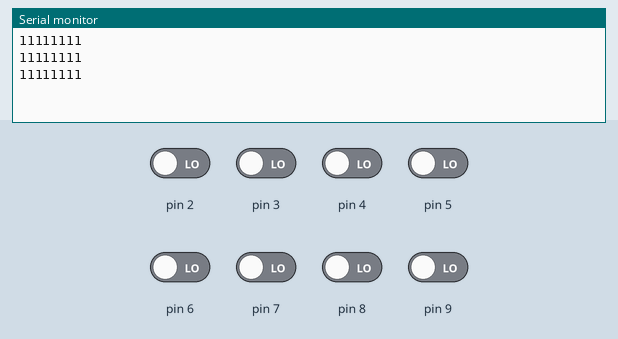
Recording of a sketch running on a simulated Arduino Uno, built with avr-gcc and run on an emulated ATmega328P. Parts: the last lines printed to the serial monitor. Inputs (shaded band) come from the test bench; at power-on: pin 2–9 LOW.

Above: at 2.8 s.
2.9 s: pin 2 driven HIGH
At 3.4 s:
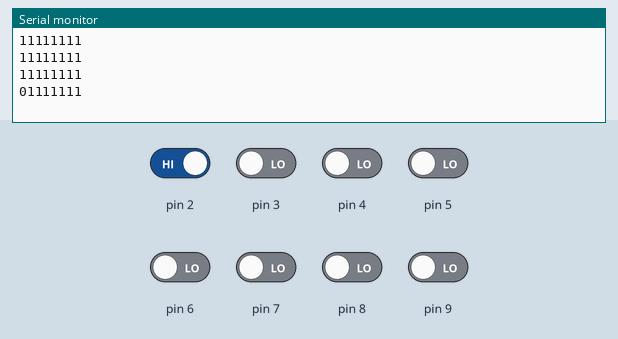
4.4 s: pin 3 driven HIGH
At 5.7 s:
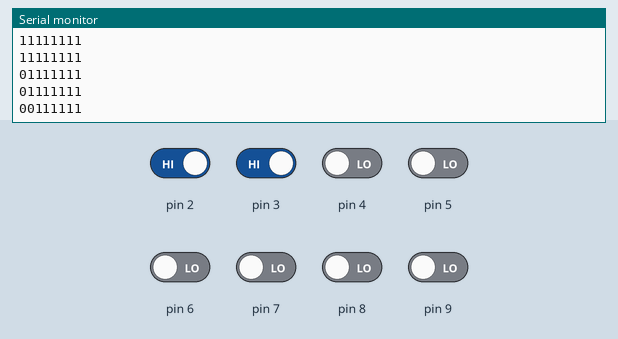
5.9 s: pin 4 driven HIGH
At 6.8 s:
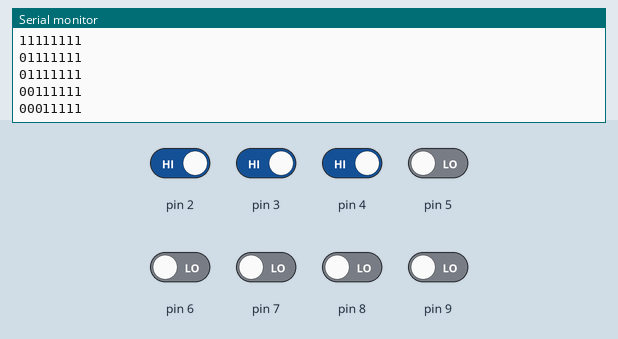
7.4 s: pin 5 driven HIGH
At 8.4 s:
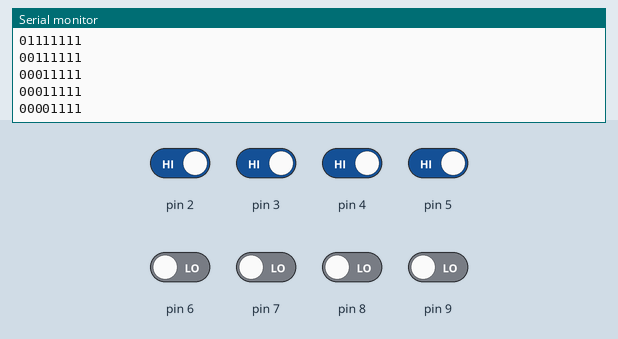
8.9 s: pin 6 driven HIGH
At 9.8 s:
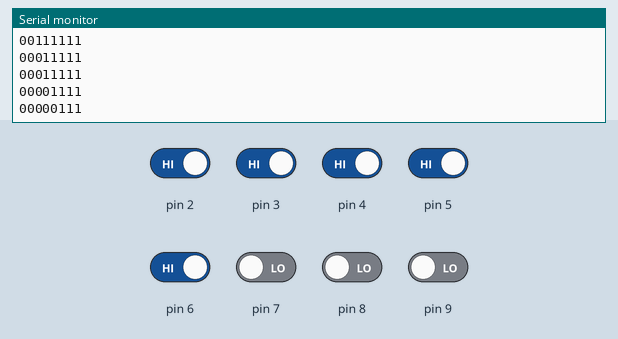
10.4 s: pin 7 driven HIGH
At 11.8 s:
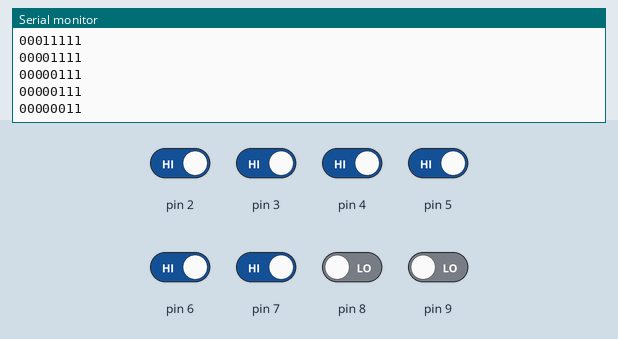
Timing chart, 0 to 12.9 s (numbered marks = the images above; inputs shaded):
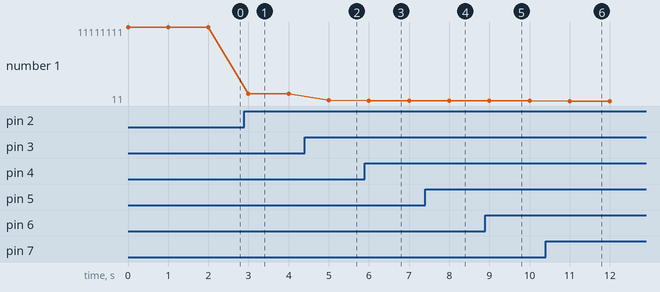

The sketch:

Serial.ino
```cpp
char code[8] = "00000000";
int i;

void setup() {
  // put your setup code here, to run once:
  int code[8];
  pinMode(2, INPUT);
  pinMode(3, INPUT);
  pinMode(4, INPUT);
  pinMode(5, INPUT);
  pinMode(6, INPUT);
  pinMode(7, INPUT);
  pinMode(8, INPUT);
  pinMode(9, INPUT);
  Serial.begin(9600);
}

void loop() {
  // put your main code here, to run repeatedly:
  if(digitalRead(2) == HIGH){code[0] = 1;}
  else{code[0] = 0;}
    if(digitalRead(3) == HIGH){code[1] = 1;}
  else{code[1] = 0;}
    if(digitalRead(4) == HIGH){code[2] = 1;}
  else{code[2] = 0;}
    if(digitalRead(5) == HIGH){code[3] = 1;}
  else{code[3] = 0;}
    if(digitalRead(6) == HIGH){code[4] = 1;}
  else{code[4] = 0;}
    if(digitalRead(7) == HIGH){code[5] = 1;}
  else{code[5] = 0;}
    if(digitalRead(8) == HIGH){code[6] = 1;}
  else{code[6] = 0;}
    if(digitalRead(9) == HIGH){code[7] = 1;}
  else{code[7] = 0;}

  Serial.print("");
  for(i = 0; i < 8; i++){
    if(code[i] == 1){Serial.print("0");}
    else{Serial.print("1");}
  }
  Serial.println();
  delay(1000);
}
```

Measured:
- after the input at 2.9 s, the serial monitor: prints a new line after 0.10 s (image 1)
- after the input at 4.4 s, the serial monitor: prints a new line after 0.60 s (image 2)
- after the input at 5.9 s, the serial monitor: prints a new line after 0.10 s (image 3)
- after the input at 7.4 s, the serial monitor: prints a new line after 0.60 s (image 4)
- after the input at 8.9 s, the serial monitor: prints a new line after 0.10 s (image 5)
- after the input at 10.4 s, the serial monitor: prints a new line after 0.60 s (image 6)
- plotted number 1: 11111111 → 1111111 after the input at 2.9 s, 1111111 → 111111 after the input at 4.4 s, 111111 → 11111 after the input at 5.9 s, 11111 → 1111 after the input at 7.4 s, 1111 → 111 after the input at 8.9 s
